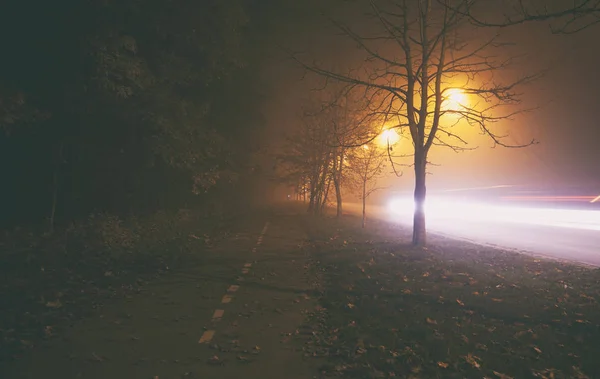
#> input picture ikinisan/sisligece.jpg, 600 x 379 px, found by its file name
$ python clahe.py
#> lines starting #> are read from the running program, lines starting #| are printed output that depends on the picture
import os
"""standart histogram: görüntünün tamamına (global) bakar ve karanlık fotoğrafları aydınlatmak veya
soluk fotoğrafların kontrastını artırmak için pikselleri 0-255 arasına yayar.
clache: sh nin yapamadığı kısımları yapar: lokal kontrast artırma, gürültü koruma, aşırı aydınlatılmış bölgeleri tıraşlama gibi işlemleri yapar."""

import cv2
import numpy as np
path= r"C:\Users\beyza\Desktop\goruntu_isleme_dersi\ikinisan\sisligece.jpg"
img= cv2.imread(path, 0)
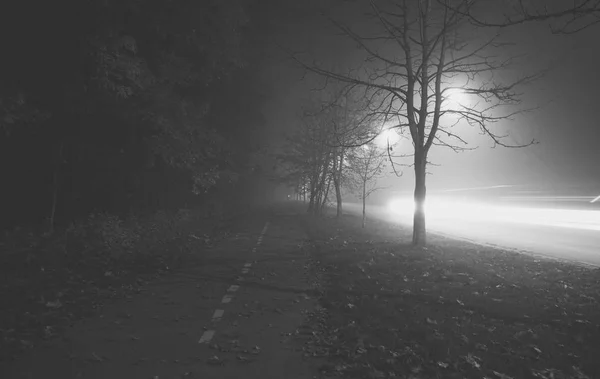
#> img: shape (379, 600); min 42, max 246, mean 80.8
"""burdaki 0ı unutma!, çünkü histogram eşitleme ve clahe gibi yoğunluk dönüşümleri gri tonlamalı fotoğraflar
üzerinde çalışır."""

img_orginal = cv2.imread(path)
#> img_orginal is the input picture: shape (379, 600, 3); mean B, G, R 68.2, 79.8, 87.6
hist_data = cv2.calcHist([img], [0], None, [256], [0, 256])
#> hist_data = 256 values, max 15568 at index 48, min 0 at index 0, mean 888.3
# Kolayı: plt.hist(img.ravel(), 256, [0, 256])

# 2. Global Histogram Eşitleme (Zararlı olabilir)
global_eq = cv2.equalizeHist(img)
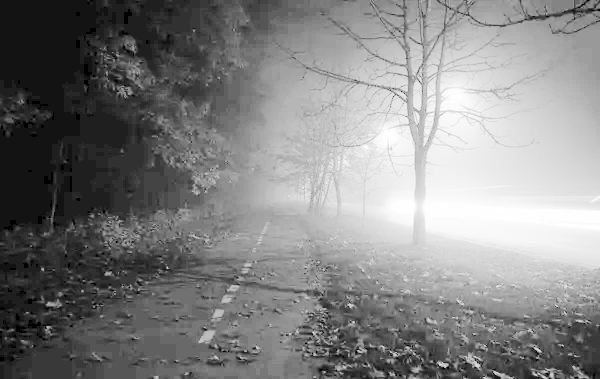
#> global_eq: shape (379, 600); min 0, max 255, mean 130.5

# 3. CLAHE (Modern Sektör Standardı - Gürültü Koruyucu)
# clipLimit: Tıraşlanacak max frekans. tileGridSize: lokal fayans matris
clahe_obj = cv2.createCLAHE(clipLimit=2.0, tileGridSize=(8, 8))
clahe_img = clahe_obj.apply(img)
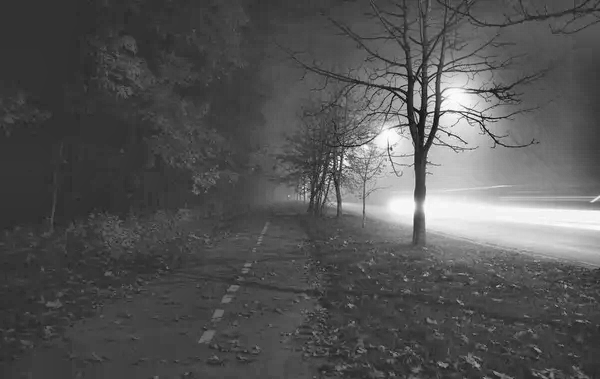
#> clahe_img: shape (379, 600); min 12, max 253, mean 84.3

cv2.imwrite(os.path.join(os.path.dirname(path), "global_eq.jpg"), global_eq)
cv2.imwrite(os.path.join(os.path.dirname(path), "clahe.jpg"), clahe_img)
cv2.imwrite(os.path.join(os.path.dirname(path), "orginal.jpg"), img)

cv2.imshow('orginal', img)
cv2.imshow("global_eq", global_eq)
cv2.imshow("img_orginal", img_orginal)
cv2.imshow('CLAHE (Mucize!)', clahe_img)
cv2.waitKey(0)

$ run again, with ikinisan/manzara.jpg copied over ikinisan/sisligece.jpg
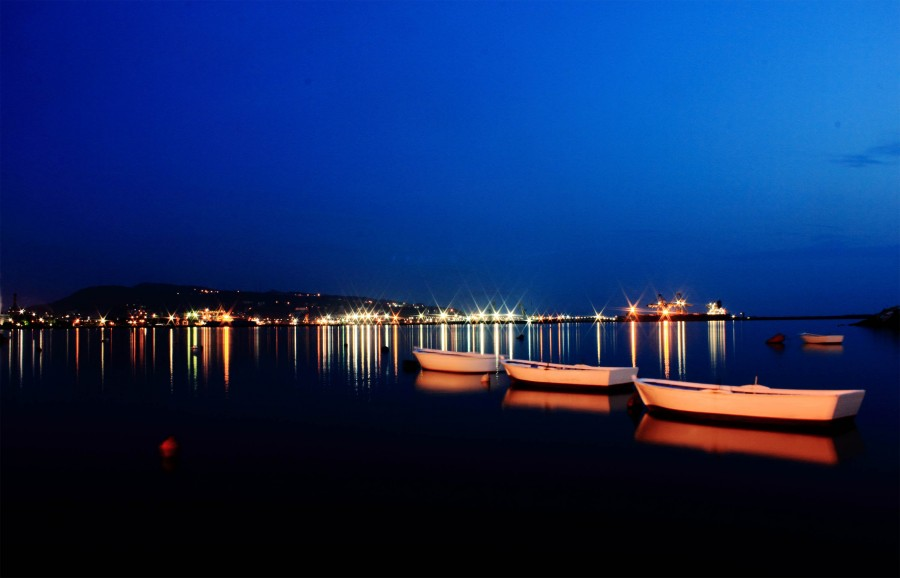
#> input picture ikinisan/manzara.jpg, 900 x 578 px, found by its file name
#> `img= cv2.imread(path, 0)`:
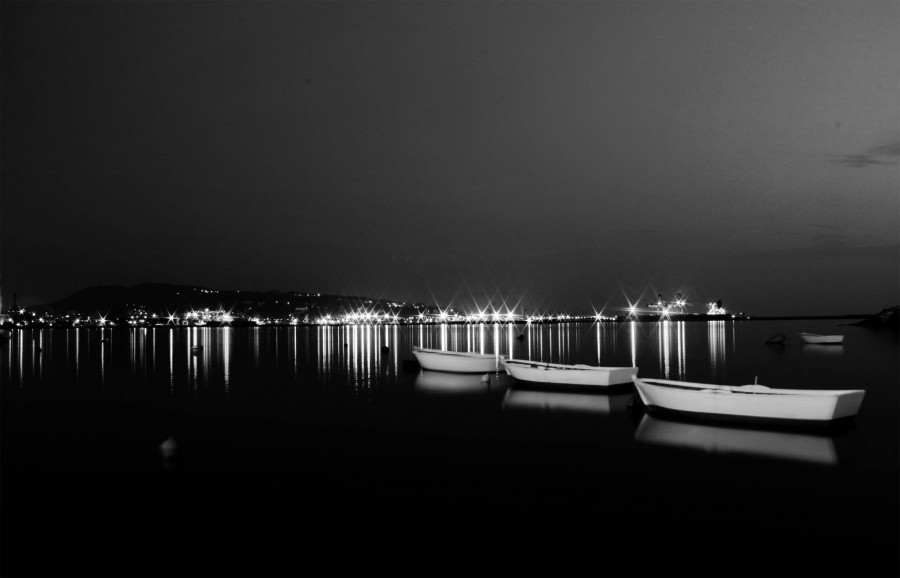
#> img: shape (578, 900); min 0, max 255, mean 41.3
#> img_orginal is the input picture: shape (578, 900, 3); mean B, G, R 97.4, 43.1, 16.4
#> hist_data = 256 values, max 75623 at index 1, min 36 at index 205, mean 2032
#> `clahe_img = clahe_obj.apply(img)`:
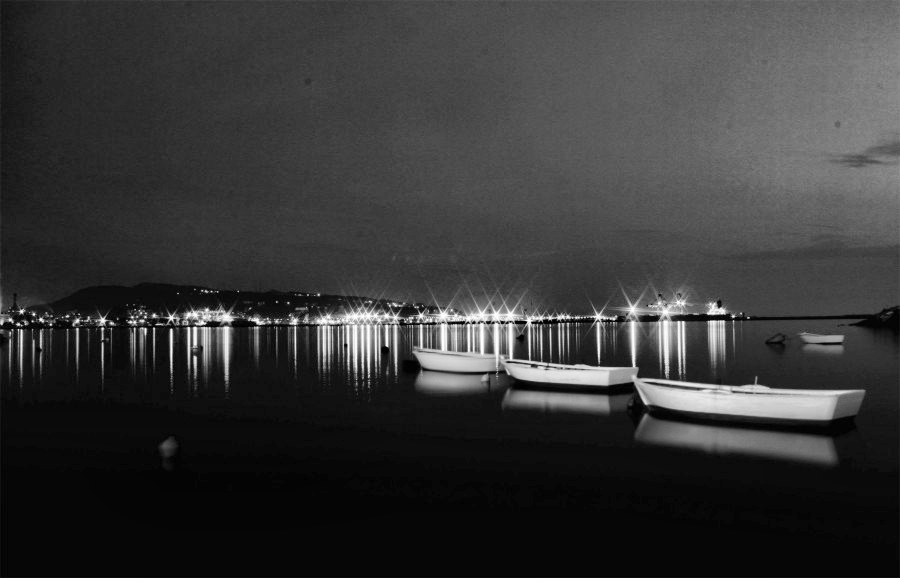
#> clahe_img: shape (578, 900); min 0, max 255, mean 54.3
